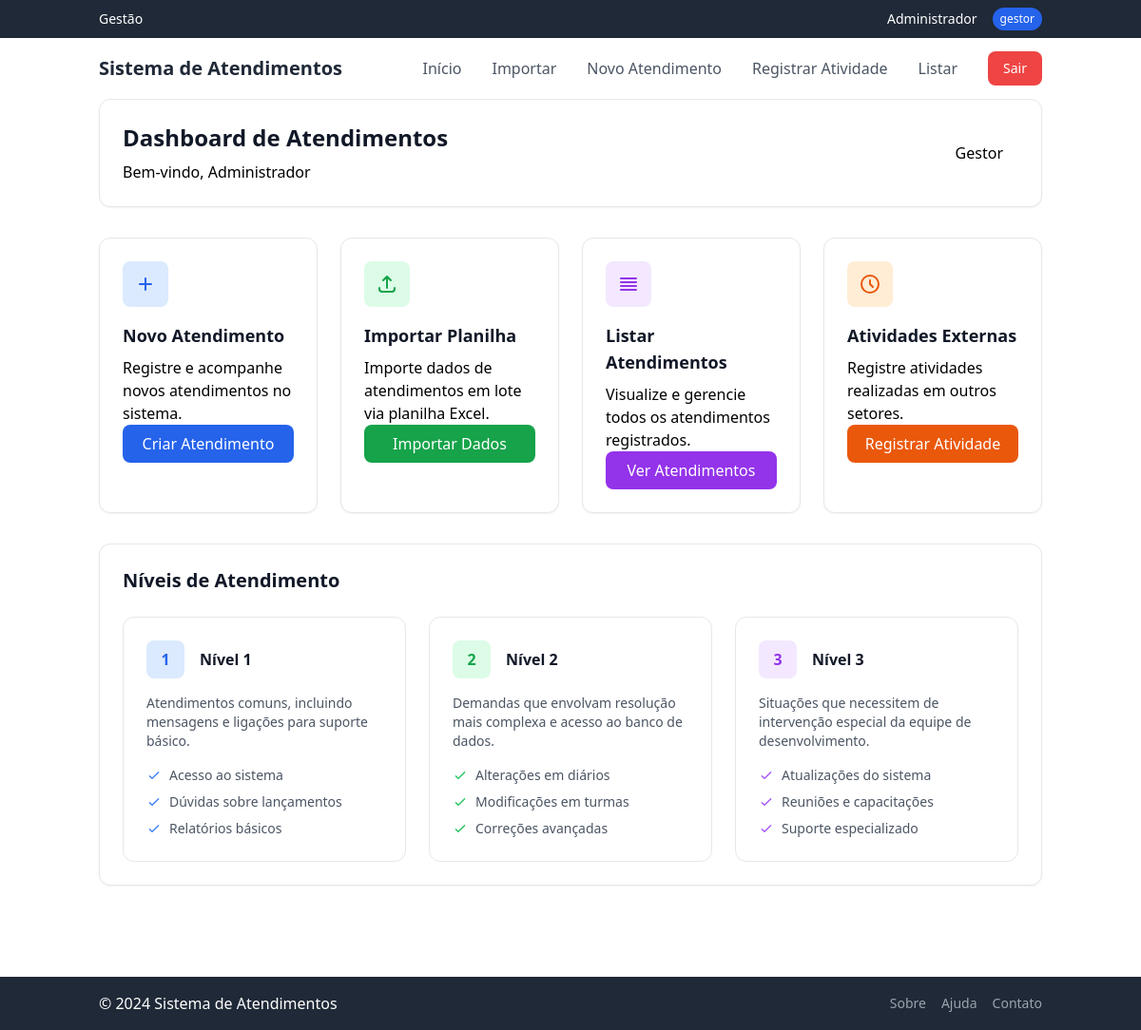
/ (signed in), run on the app's committed database.
### app/models/usuario.py (models this page shows, shortened)
class Usuario(UserMixin, db.Model):
    id = db.Column(db.Integer, primary_key=True)
    username = db.Column(db.String(64), unique=True, nullable=False)
    password_hash = db.Column(db.String(128), nullable=False)
    nome = db.Column(db.String(64), nullable=False)
    tipo = db.Column(db.String(20), nullable=False)
    ativo = db.Column(db.Boolean, default=True)

### app/__init__.py (the view)
@app.route('/')
@login_required
def index():
    print("Acessando rota index")
    try:
        return render_template('index.html')
    except Exception as e:
        print(f"Erro ao renderizar index: {str(e)}")
        return f"Erro: {str(e)}", 500

### app/models/usuario.py (called while the page is built)
@login_manager.user_loader
def load_user(user_id):
    return Usuario.query.get(int(user_id))

### app/templates/index.html (shortened to what this page needs)
{% extends "base.html" %}
{% block content %}
<div class="bg-white rounded-xl shadow-sm border border-gray-200 p-6 mb-8">
    <div class="flex items-center justify-between">
        <div>
            <h1 class="text-2xl font-bold text-gray-900 mb-2">Dashboard de Atendimentos</h1>
            <p>Bem-vindo, <span class="font-medium text-primary-600">{{ current_user.nome }}</span></p>
        </div>
        <div class="bg-primary-50 text-primary-700 px-4 py-2 rounded-lg font-medium">
            {{ current_user.tipo|title }}
        </div>
    </div>
</div>
<div class="grid grid-cols-1 md:grid-cols-4 gap-6 mb-8">
    <div
        class="group bg-white rounded-xl shadow-sm border border-gray-200 overflow-hidden hover:shadow-lg transition-all duration-300">
        <div class="p-6">
            <div
                class="w-12 h-12 bg-blue-100 rounded-lg flex items-center justify-center mb-4 group-hover:scale-110 transition-transform duration-300">
                <svg class="w-6 h-6 text-blue-600" fill="none" viewbox="0 0 24 24" stroke="currentColor">
                    <path stroke-linecap="round" stroke-linejoin="round" stroke-width="2"
                        d="M12 6v6m0 0v6m0-6h6m-6 0H6" />
                </svg>
            </div>
            <h2 class="text-lg font-semibold text-gray-900 mb-2">Novo Atendimento</h2>
            <p>Registre e acompanhe novos atendimentos no sistema.</p>
            <a href="{{ url_for('atendimentos.novo_atendimento') }}"
                class="block text-center bg-blue-600 hover:bg-blue-700 text-white font-medium px-4 py-2 rounded-lg transition-colors duration-300">Criar
                Atendimento</a>
        </div>
    </div>
    <div
        class="group bg-white rounded-xl shadow-sm border border-gray-200 overflow-hidden hover:shadow-lg transition-all duration-300">
        <div class="p-6">
            <div
                class="w-12 h-12 bg-green-100 rounded-lg flex items-center justify-center mb-4 group-hover:scale-110 transition-transform duration-300">
                <svg class="w-6 h-6 text-green-600" fill="none" viewbox="0 0 24 24" stroke="currentColor">
                    <path stroke-linecap="round" stroke-linejoin="round" stroke-width="2"
                        d="M4 16v1a3 3 0 003 3h10a3 3 0 003-3v-1m-4-8l-4-4m0 0L8 8m4-4v12" />
                </svg>
            </div>
            <h2 class="text-lg font-semibold text-gray-900 mb-2">Importar Planilha</h2>
            <p>Importe dados de atendimentos em lote via planilha Excel.</p>
            <a href="{{ url_for('atendimentos.importar') }}"
                class="block text-center bg-green-600 hover:bg-green-700 text-white font-medium px-4 py-2 rounded-lg transition-colors duration-300">Importar
                Dados</a>
        </div>
    </div>
    <div
        class="group bg-white rounded-xl shadow-sm border border-gray-200 overflow-hidden hover:shadow-lg transition-all duration-300">
        <div class="p-6">
            <div
                class="w-12 h-12 bg-purple-100 rounded-lg flex items-center justify-center mb-4 group-hover:scale-110 transition-transform duration-300">
                <svg class="w-6 h-6 text-purple-600" fill="none" viewbox="0 0 24 24" stroke="currentColor">
                    <path stroke-linecap="round" stroke-linejoin="round" stroke-width="2"
                        d="M4 6h16M4 10h16M4 14h16M4 18h16" />
                </svg>
            </div>
            <h2 class="text-lg font-semibold text-gray-900 mb-2">Listar Atendimentos</h2>
            <p>Visualize e gerencie todos os atendimentos registrados.</p>
            <a href="{{ url_for('atendimentos.listar') }}"
                class="block text-center bg-purple-600 hover:bg-purple-700 text-white font-medium px-4 py-2 rounded-lg transition-colors duration-300">Ver
                Atendimentos</a>
        </div>
    </div>
    <div
        class="group bg-white rounded-xl shadow-sm border border-gray-200 overflow-hidden hover:shadow-lg transition-all duration-300">
        <div class="p-6">
            <div
                class="w-12 h-12 bg-orange-100 rounded-lg flex items-center justify-center mb-4 group-hover:scale-110 transition-transform duration-300">
                <svg class="w-6 h-6 text-orange-600" fill="none" viewbox="0 0 24 24" stroke="currentColor">
                    <path stroke-linecap="round" stroke-linejoin="round" stroke-width="2"
                        d="M12 8v4l3 3m6-3a9 9 0 11-18 0 9 9 0 0118 0z" />
                </svg>
            </div>
            <h2 class="text-lg font-semibold text-gray-900 mb-2">Atividades Externas</h2>
            <p>Registre atividades realizadas em outros setores.</p>
            <a href="{{ url_for('atividades.nova_atividade') }}"
                class="block text-center bg-orange-600 hover:bg-orange-700 text-white font-medium px-4 py-2 rounded-lg transition-colors duration-300">Registrar
                Atividade</a>
        </div>
    </div>
</div>
<div class="bg-white rounded-xl shadow-sm border border-gray-200 p-6">
    <h2 class="text-xl font-bold text-gray-900 mb-6">Níveis de Atendimento</h2>
    <div class="grid grid-cols-1 md:grid-cols-3 gap-6">
        <div class="group p-6 border border-gray-200 rounded-xl hover:border-blue-500 transition-colors duration-300">
            <div class="flex items-center mb-4">
                <div
                    class="w-10 h-10 bg-blue-100 rounded-lg flex items-center justify-center mr-4 group-hover:scale-110 transition-transform duration-300">
                    <span class="text-blue-600 font-bold">1</span>
                </div>
                <h3 class="font-semibold text-gray-900">Nível 1</h3>
            </div>
            <p class="text-gray-600 text-sm">Atendimentos comuns, incluindo mensagens e ligações para suporte básico.
            </p>
            <ul class="mt-4 space-y-2 text-sm text-gray-600">
                <li class="flex items-center">
                    <svg class="w-4 h-4 mr-2 text-blue-500" fill="none" viewBox="0 0 24 24" stroke="currentColor">
                        <path stroke-linecap="round" stroke-linejoin="round" stroke-width="2" d="M5 13l4 4L19 7" />
                    </svg>
                    Acesso ao sistema
                </li>
                <li class="flex items-center">
                    <svg class="w-4 h-4 mr-2 text-blue-500" fill="none" viewBox="0 0 24 24" stroke="currentColor">
                        <path stroke-linecap="round" stroke-linejoin="round" stroke-width="2" d="M5 13l4 4L19 7" />
                    </svg>
                    Dúvidas sobre lançamentos
                </li>
                <li class="flex items-center">
                    <svg class="w-4 h-4 mr-2 text-blue-500" fill="none" viewBox="0 0 24 24" stroke="currentColor">
                        <path stroke-linecap="round" stroke-linejoin="round" stroke-width="2" d="M5 13l4 4L19 7" />
                    </svg>
                    Relatórios básicos
                </li>
            </ul>
        </div>
        <div class="group p-6 border border-gray-200 rounded-xl hover:border-green-500 transition-colors duration-300">
            <div class="flex items-center mb-4">
                <div
                    class="w-10 h-10 bg-green-100 rounded-lg flex items-center justify-center mr-4 group-hover:scale-110 transition-transform duration-300">
                    <span class="text-green-600 font-bold">2</span>
                </div>
                <h3 class="font-semibold text-gray-900">Nível 2</h3>
            </div>
            <p class="text-gray-600 text-sm">Demandas que envolvam resolução mais complexa e acesso ao banco de dados.
            </p>
            <ul class="mt-4 space-y-2 text-sm text-gray-600">
                <li class="flex items-center">
                    <svg class="w-4 h-4 mr-2 text-green-500" fill="none" viewBox="0 0 24 24" stroke="currentColor">
                        <path stroke-linecap="round" stroke-linejoin="round" stroke-width="2" d="M5 13l4 4L19 7" />
                    </svg>
                    Alterações em diários
                </li>
                <li class="flex items-center">
                    <svg class="w-4 h-4 mr-2 text-green-500" fill="none" viewBox="0 0 24 24" stroke="currentColor">
                        <path stroke-linecap="round" stroke-linejoin="round" stroke-width="2" d="M5 13l4 4L19 7" />
                    </svg>
                    Modificações em turmas
                </li>
                <li class="flex items-center">
                    <svg class="w-4 h-4 mr-2 text-green-500" fill="none" viewBox="0 0 24 24" stroke="currentColor">
                        <path stroke-linecap="round" stroke-linejoin="round" stroke-width="2" d="M5 13l4 4L19 7" />
                    </svg>
                    Correções avançadas
                </li>
            </ul>
        </div>
        <div class="group p-6 border border-gray-200 rounded-xl hover:border-purple-500 transition-colors duration-300">
            <div class="flex items-center mb-4">
                <div
                    class="w-10 h-10 bg-purple-100 rounded-lg flex items-center justify-center mr-4 group-hover:scale-110 transition-transform duration-300">
                    <span class="text-purple-600 font-bold">3</span>
                </div>
                <h3 class="font-semibold text-gray-900">Nível 3</h3>
            </div>
            <p class="text-gray-600 text-sm">Situações que necessitem de intervenção especial da equipe de
                desenvolvimento.</p>
            <ul class="mt-4 space-y-2 text-sm text-gray-600">
                <li class="flex items-center">
                    <svg class="w-4 h-4 mr-2 text-purple-500" fill="none" viewBox="0 0 24 24" stroke="currentColor">
                        <path stroke-linecap="round" stroke-linejoin="round" stroke-width="2" d="M5 13l4 4L19 7" />
                    </svg>
                    Atualizações do sistema
                </li>
                <li class="flex items-center">
                    <svg class="w-4 h-4 mr-2 text-purple-500" fill="none" viewBox="0 0 24 24" stroke="currentColor">
                        <path stroke-linecap="round" stroke-linejoin="round" stroke-width="2" d="M5 13l4 4L19 7" />
                    </svg>
                    Reuniões e capacitações
                </li>
                <li class="flex items-center">
                    <svg class="w-4 h-4 mr-2 text-purple-500" fill="none" viewBox="0 0 24 24" stroke="currentColor">
                        <path stroke-linecap="round" stroke-linejoin="round" stroke-width="2" d="M5 13l4 4L19 7" />
                    </svg>
                    Suporte especializado
                </li>
            </ul>
        </div>
    </div>
</div>
{% endblock %}

### app/templates/base.html (shortened to what this page needs)
<!DOCTYPE html>
<html>
<head>
    <script src="https://cdn.tailwindcss.com"></script>
</head>
<body class="flex flex-col min-h-screen">
    <header class="bg-gray-800 text-white">
        <div class="container mx-auto px-4 py-2">
            <div class="flex justify-between items-center">
                <div class="flex items-center space-x-2">
                    <span class="text-sm font-medium">Gestão</span>
                </div>
                {% if current_user.is_authenticated %}
                <div class="flex items-center space-x-4">
                    <span class="text-sm">{{ current_user.nome }}</span>
                    <span class="text-xs px-2 py-1 bg-blue-600 rounded-full">{{ current_user.tipo }}</span>
                </div>
                {% endif %}
            </div>
        </div>
    </header>
    <nav class="container mx-auto px-4">
        <div class="flex justify-between items-center h-16">
            <a href="{{ url_for('index') }}"
                class="text-xl font-bold text-gray-800 hover:text-blue-600 transition-colors">
                Sistema de Atendimentos
            </a>
            {% if current_user.is_authenticated %}
            <div class="flex items-center space-x-8">
                <a href="{{ url_for('index') }}"
                    class="text-gray-600 hover:text-blue-600 font-medium transition-colors">Início</a>
                <a href="{{ url_for('atendimentos.importar') }}"
                    class="text-gray-600 hover:text-blue-600 font-medium transition-colors">Importar</a>
                <a href="{{ url_for('atendimentos.novo_atendimento') }}"
                    class="text-gray-600 hover:text-blue-600 font-medium transition-colors">Novo Atendimento</a>
                <a href="{{ url_for('atividades.nova_atividade') }}"
                    class="text-gray-600 hover:text-blue-600 font-medium transition-colors">Registrar Atividade</a>
                <a href="{{ url_for('atendimentos.listar') }}"
                    class="text-gray-600 hover:text-blue-600 font-medium transition-colors">Listar</a>
                <a href="{{ url_for('auth.logout') }}"
                    class="bg-red-500 hover:bg-red-600 text-white px-4 py-2 rounded-lg text-sm font-medium transition-colors">Sair</a>
            </div>
            {% endif %}
        </div>
    </nav>
    <main class="container mx-auto px-4 flex-grow pb-24">
        {% block content %}{% endblock %}
    </main>
    <footer class="bg-gray-800 text-white mt-auto">
        <div class="container mx-auto px-4 py-4">
            <div class="flex justify-between items-center">
                <span>© 2024 Sistema de Atendimentos</span>
                <div class="flex items-center space-x-4">
                    <a href="#" class="text-sm text-gray-400 hover:text-white transition-colors">Sobre</a>
                    <a href="#" class="text-sm text-gray-400 hover:text-white transition-colors">Ajuda</a>
                    <a href="https://join.skype.com/invite/lnMwNCeqPKpR"
                        class="text-sm text-gray-400 hover:text-white transition-colors">Contato</a>
                </div>
            </div>
        </div>
    </footer>
</body>
</html>

### data on the page
Usuario: nome "Administrador", tipo "gestor", tipo "Gestor"
